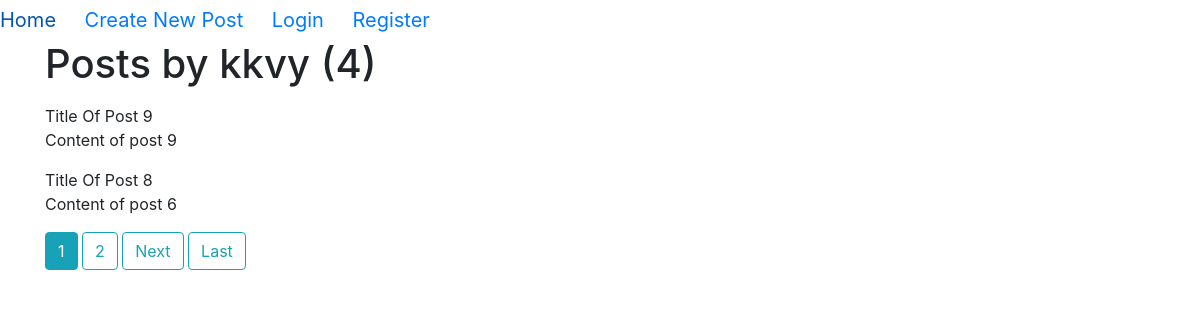
/user/kkvy, run on the app's committed database.
### Posts/models.py (models this page shows, shortened)
class User(AbstractUser):
    email = models.EmailField()
    pet_name = models.CharField(default='Not have any pet', max_length=50)

class Post(models.Model):
    Title = models.CharField(default='Title Of Post', max_length=50)
    Content = models.TextField()
    Publish_date = models.DateTimeField(auto_now_add=True)
    Last_updated = models.DateTimeField(auto_now=True)
    Auther = models.ForeignKey(User, on_delete=models.CASCADE)

### Posts/views.py (the view)
# urls.py: path('user/<str:username>', post_view.UserPostDetaileView.as_view(),name="user-post-detail"),
class UserPostDetaileView(ListView):
    model = Post
    template_name = 'Posts/user_post_details.html'
    context_object_name = 'Posts'
    paginate_by = 2
    def get_queryset(self):
        user = get_object_or_404(User, username=self.kwargs.get('username'))
        return Post.objects.filter(Auther=user).order_by('-Publish_date')
    def get_context_data(self, **kwargs):
        context = super().get_context_data(**kwargs)
        context["title"] = "User | Posts"
        return context

### Posts/templates/Posts/user_post_details.html
{% extends 'Posts/Base.html' %}
{% block data %}
    <h1 class="mb-3"> Posts by {{ view.kwargs.username }} ({{ page_obj.paginator.count }}) </h1>
     {% for post in Posts %}
        {{ post.Title }} <br>
        <p>
            {{ post.Content }} <br>
        </p>
     {% endfor %}
{% endblock data %}

### data on the page
User: kwargs.username "kkvy"
Post: Title "Title Of Post 9", Content "Content of post 9"
Post: Title "Title Of Post 8", Content "Content of post 6"

### other printed values
{{ page_obj.paginator.count }} "4"
{{ num }} "1"
{{ num }} "2"
